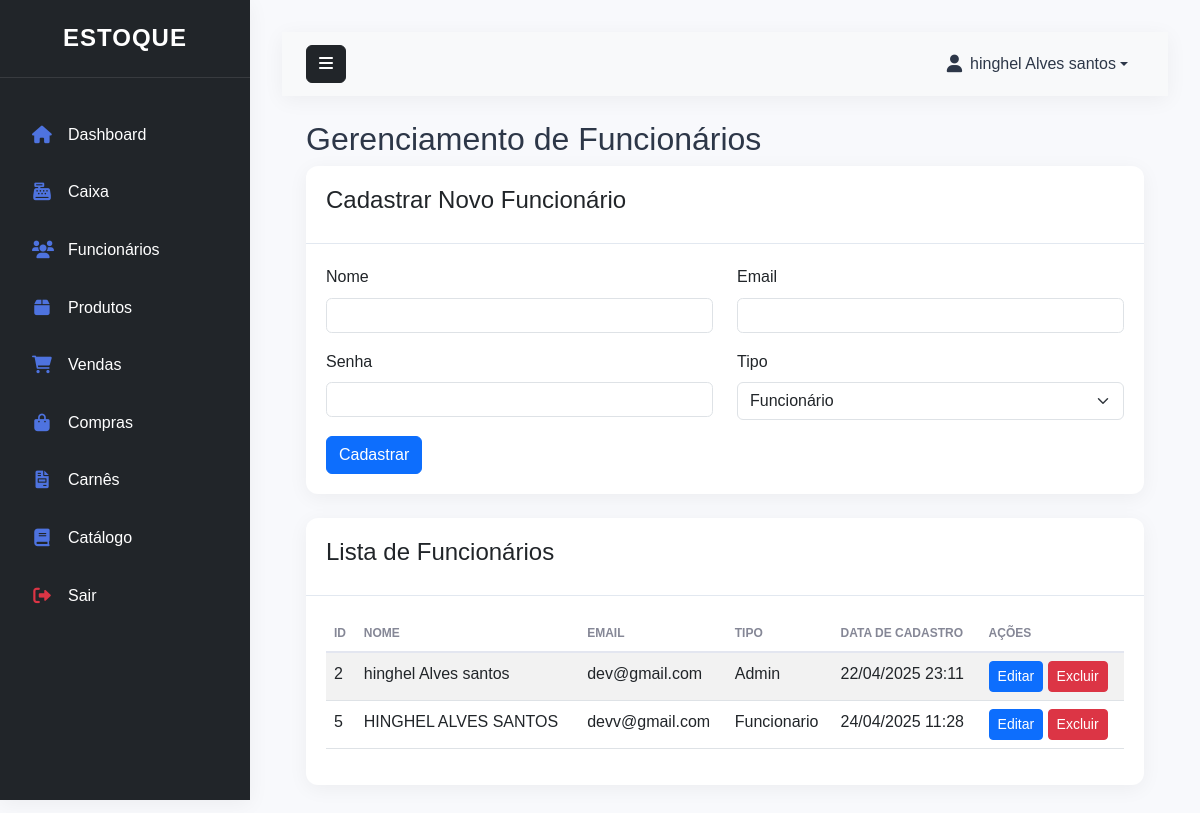
/admin/funcionarios.php (signed in), run on the app's committed database.
### tables this page shows
CREATE TABLE `usuarios` (
  `id` int(11) NOT NULL,
  `nome` varchar(100) NOT NULL,
  `email` varchar(100) NOT NULL,
  `senha` varchar(255) NOT NULL,
  `tipo` enum('admin','funcionario') NOT NULL,
  `created_at` timestamp NOT NULL DEFAULT current_timestamp()
);

### admin/funcionarios.php (the view, shortened to what this page needs)
<?php
include '../config/database.php';
$sql = "SELECT id, nome, email, tipo, created_at FROM usuarios ORDER BY nome";
$stmt = $pdo->query($sql);
$funcionarios = $stmt->fetchAll(PDO::FETCH_ASSOC);
$funcionario_edicao = null;
include '../includes/layout.php';
?>
<div class="container mt-4">
    <h2>Gerenciamento de Funcionários</h2>
    <div class="card mb-4">
        <div class="card-header">
            <h4><?php echo $funcionario_edicao ? 'Editar Funcionário' : 'Cadastrar Novo Funcionário'; ?></h4>
        </div>
        <div class="card-body">
            <form method="POST" action="">
                <div class="row">
                    <div class="col-md-6 mb-3">
                        <label for="nome" class="form-label">Nome</label>
                        <input type="text" class="form-control" id="nome" name="nome"
                               value="<?php echo $funcionario_edicao ? htmlspecialchars($funcionario_edicao['nome']) : ''; ?>" required>
                    </div>
                    <div class="col-md-6 mb-3">
                        <label for="email" class="form-label">Email</label>
                        <input type="email" class="form-control" id="email" name="email"
                               value="<?php echo $funcionario_edicao ? htmlspecialchars($funcionario_edicao['email']) : ''; ?>" required>
                    </div>
                </div>
                <div class="row">
                    <?php if (!$funcionario_edicao): ?>
                    <div class="col-md-6 mb-3">
                        <label for="senha" class="form-label">Senha</label>
                        <input type="password" class="form-control" id="senha" name="senha" required>
                    </div>
                    <?php endif; ?>
                    <div class="col-md-6 mb-3">
                        <label for="tipo" class="form-label">Tipo</label>
                        <select class="form-select" id="tipo" name="tipo" required>
                            <option value="funcionario" <?php echo ($funcionario_edicao && $funcionario_edicao['tipo'] == 'funcionario') ? 'selected' : ''; ?>>Funcionário</option>
                        </select>
                    </div>
                </div>
                <button type="submit" name="<?php echo $funcionario_edicao ? 'editar_funcionario' : 'cadastrar_funcionario'; ?>"
                        class="btn btn-primary">
                    <?php echo $funcionario_edicao ? 'Atualizar' : 'Cadastrar'; ?>
                </button>
            </form>
        </div>
    </div>
    <div class="card">
        <div class="card-header">
            <h4>Lista de Funcionários</h4>
        </div>
        <div class="card-body">
            <div class="table-responsive">
                <table class="table table-striped">
                    <thead>
                        <tr>
                            <th>ID</th>
                            <th>Nome</th>
                            <th>Email</th>
                            <th>Tipo</th>
                            <th>Data de Cadastro</th>
                            <th>Ações</th>
                        </tr>
                    </thead>
                    <tbody>
                        <?php foreach ($funcionarios as $funcionario): ?>
                            <tr>
                                <td><?php echo $funcionario['id']; ?></td>
                                <td><?php echo htmlspecialchars($funcionario['nome']); ?></td>
                                <td><?php echo htmlspecialchars($funcionario['email']); ?></td>
                                <td><?php echo ucfirst($funcionario['tipo']); ?></td>
                                <td><?php echo date('d/m/Y H:i', strtotime($funcionario['created_at'])); ?></td>
                                <td>
                                    <a href="funcionarios.php?editar=<?php echo $funcionario['id']; ?>"
                                       class="btn btn-primary btn-sm">Editar</a>
                                    <form method="POST" action="" style="display: inline;">
                                        <button type="submit" name="excluir_funcionario" class="btn btn-danger btn-sm"
                                                onclick="return confirm('Tem certeza que deseja excluir este funcionário?')">
                                            Excluir
                                        </button>
                                    </form>
                                </td>
                            </tr>
                        <?php endforeach; ?>
                    </tbody>
                </table>
            </div>
        </div>
    </div>
</div>

### assets/css/style.css (style rules this page uses)
:root { --primary-color: #4e73df; --secondary-color: #858796; --success-color: #1cc88a; --info-color: #36b9cc; --warning-color: #f6c23e; --danger-color: #e74a3b; --light-color: #f8f9fc; --dark-color: #5a5c69; --sidebar-bg: #1a1a1a; --sidebar-hover: #2a2a2a; --sidebar-text: #ffffff; --sidebar-icon: #4e73df; --navbar-bg: rgba(255, 255, 255, 0.95); --navbar-shadow: 0 4px 30px rgba(0, 0, 0, 0.1); --navbar-text: #2d3748; --navbar-hover: rgba(78, 115, 223, 0.1); --navbar-border: rgba(226, 232, 240, 0.5); --navbar-blur: blur(10px); --navbar-height: 4rem; --content-bg: #f8f9fc; --card-shadow: 0 4px 20px rgba(0, 0, 0, 0.05); --transition-speed: 0.3s; }
body { font-family: 'Nunito', sans-serif; background-color: var(--content-bg); color: var(--navbar-text); line-height: 1.6; }
.card { border: none; border-radius: 0.75rem; box-shadow: var(--card-shadow); transition: all var(--transition-speed) ease; background: var(--navbar-bg); margin-bottom: 1.5rem; }
.card-header { background-color: transparent; border-bottom: 1px solid var(--navbar-border); padding: 1.25rem; }
.card-body { padding: 1.25rem; }
.table thead th { border-bottom: 2px solid #e3e6f0; font-weight: 600; text-transform: uppercase; font-size: 0.75rem; color: #858796; }
.form-control { border-radius: 0.35rem; padding: 0.375rem 0.75rem; font-size: 0.875rem; }

### includes/layout.php (style rules this page uses)
:root { --primary-color: #4e73df; --secondary-color: #858796; --success-color: #1cc88a; --info-color: #36b9cc; --warning-color: #f6c23e; --danger-color: #e74a3b; --light-color: #f8f9fc; --dark-color: #5a5c69; --sidebar-bg: #1a1a1a; --sidebar-hover: #2a2a2a; --sidebar-text: #ffffff; --sidebar-icon: #4e73df; --navbar-bg: #ffffff; --navbar-shadow: 0 4px 20px rgba(0, 0, 0, 0.05); --navbar-text: #2d3748; --navbar-hover: #f7fafc; --navbar-border: #e2e8f0; --content-bg: #f8f9fc; --card-shadow: 0 4px 20px rgba(0, 0, 0, 0.05); --transition-speed: 0.3s; }
body { font-family: 'Nunito', sans-serif; background-color: var(--content-bg); color: var(--navbar-text); line-height: 1.6; }
.card { border: none; border-radius: 0.75rem; box-shadow: var(--card-shadow); transition: all var(--transition-speed) ease; background: var(--navbar-bg); margin-bottom: 1.5rem; }
.card-header { background-color: transparent; border-bottom: 1px solid var(--navbar-border); padding: 1.25rem; }
.card-body { padding: 1.25rem; }

### data on the page
usuarios: id "2", nome "hinghel Alves santos", email "dev@gmail.com", tipo "Admin", created_at "22/04/2025 23:11"
usuarios: id "5", nome "HINGHEL ALVES SANTOS", email "devv@gmail.com", tipo "Funcionario", created_at "24/04/2025 11:28"

### other printed values
$_SESSION['usuario_nome'] "hinghel Alves santos"
